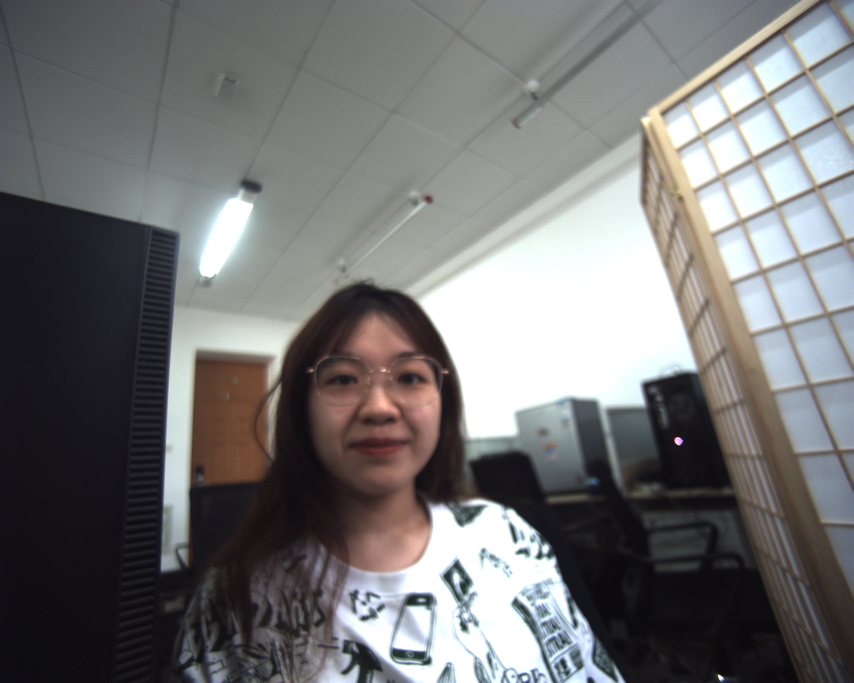
#> input picture face_system_gui/Database_rgb/temp.jpg, 2560 x 2048 px (shown at 1/3 size)
$ python -i whitebalance.py   (imports and definitions only)
#> lines starting #> are read from the running program, lines starting #| are printed output that depends on the picture
#> further down, picture is the input picture: shape (2048, 2560, 3); mean B, G, R 116.5, 116.3, 116.5
import cv2
import numpy as np
import random

def white_balance_1(img):
    '''
    第一种简单的求均值白平衡法
    :param img: cv2.imread读取的图片数据
    :return: 返回的白平衡结果图片数据
    '''
    # 读取图像
    r, g, b = cv2.split(img)
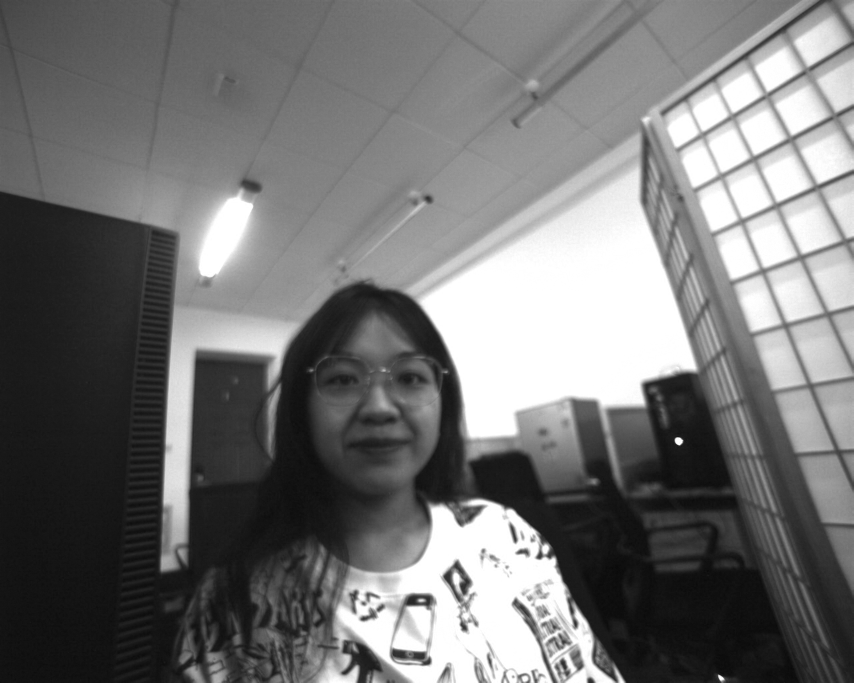
#> r: shape (2048, 2560) (shown at 1/3 size); min 7, max 255, mean 116.5
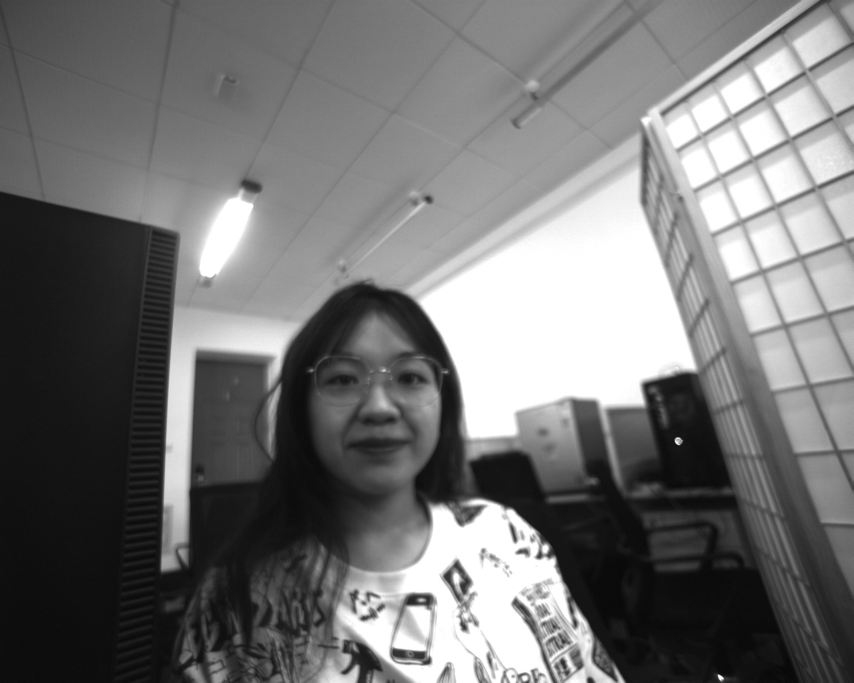
#> g: shape (2048, 2560) (shown at 1/3 size); min 3, max 255, mean 116.3
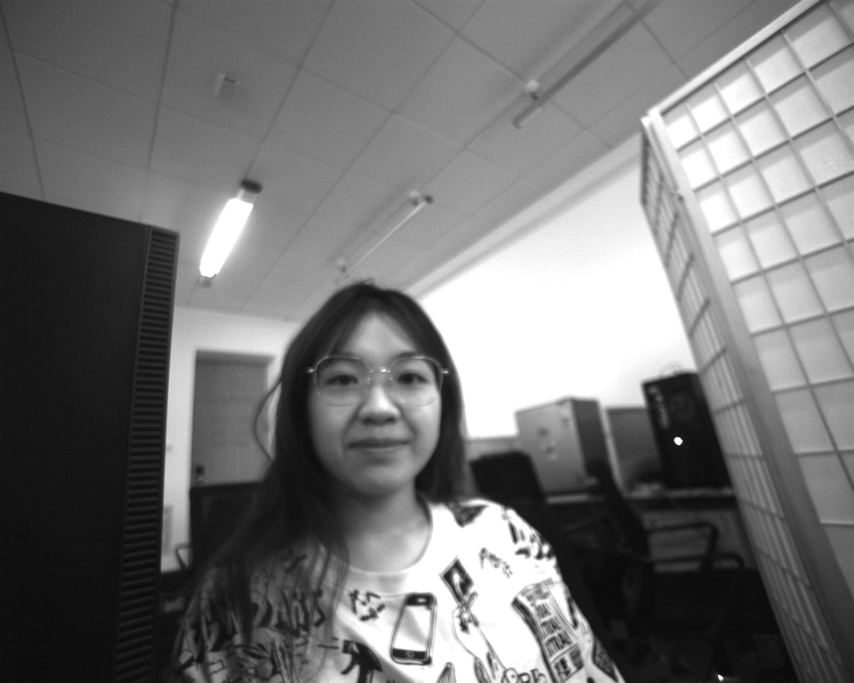
#> b: shape (2048, 2560) (shown at 1/3 size); min 6, max 255, mean 116.5
    r_avg = cv2.mean(r)[0]
#> r_avg = 116.5
    g_avg = cv2.mean(g)[0]
#> g_avg = 116.3
    b_avg = cv2.mean(b)[0]
#> b_avg = 116.5
    # 求各个通道所占增益
    k = (r_avg + g_avg + b_avg) / 3
#> k = 116.4
    kr = k / r_avg
#> kr = 1
    kg = k / g_avg
#> kg = 1
    kb = k / b_avg
#> kb = 0.999
    r = cv2.addWeighted(src1=r, alpha=kr, src2=0, beta=0, gamma=0)
    g = cv2.addWeighted(src1=g, alpha=kg, src2=0, beta=0, gamma=0)
    b = cv2.addWeighted(src1=b, alpha=kb, src2=0, beta=0, gamma=0)
    balance_img = cv2.merge([b, g, r])
    return balance_img

# [294 lines left out: functions white_balance_2, white_balance_3, white_balance_4, white_balance_5, not called in this run]


>>> import cv2
>>> picture = cv2.imread('../../../face_system_gui/Database_rgb/temp.jpg')
>>> result = white_balance_1(picture)
